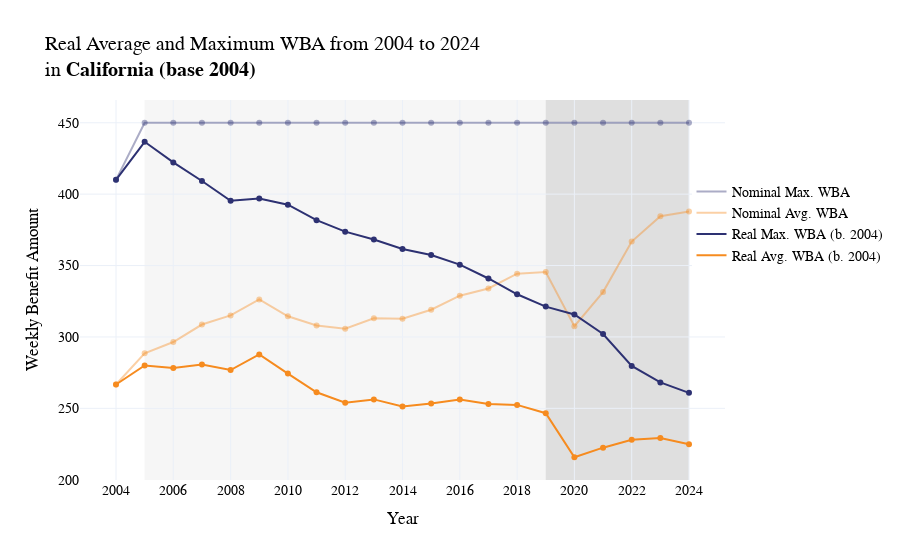

The notebook cell saved with this chart:
### Code cell
pio.templates.default = 'plotly_white'

fig1 = px.line(data_frame = ca_realwba_trend, 
             x = "Year", 
             y = "Real Average WBA (base 2004, region)",
              )
fig1.update_traces(line=dict(color = 'rgba(246, 139, 31,1)'), name="Real Avg. WBA (b. 2004)", showlegend=True)

fig2 = px.scatter(data_frame = ca_realwba_trend, 
                x = "Year", 
                y = "Real Average WBA (base 2004, region)",
                color_discrete_sequence=["rgb(246, 139, 31)"])

fig3 = px.line(data_frame = ca_realwba_trend, 
             x = "Year", 
             y = "Real Maximum WBA (base 2004, region)")
fig3.update_traces(line=dict(color = "rgba(45, 49, 114, 1)"), name="Real Max. WBA (b. 2004)", showlegend=True)

fig4= px.scatter(data_frame = ca_realwba_trend, 
                x = "Year", 
                y = "Real Maximum WBA (base 2004, region)",
                color_discrete_sequence=["rgba(45, 49, 114, 1)"])

fig5 = px.line(data_frame = ca_realwba_trend, 
             x = "Year", 
             y = "Average WBA",
            )
fig5.update_traces(line=dict(color = 'rgba(246, 139, 31, 0.4)'), name="Nominal Avg. WBA", showlegend=True)

fig6 = px.scatter(data_frame = ca_realwba_trend, 
                x = "Year", 
                y = "Average WBA",
                color_discrete_sequence=['rgba(246, 139, 31,0.4)'])

fig7 = px.line(data_frame = ca_realwba_trend, 
             x = "Year", 
             y = "Maximum WBA",
            )
fig7.update_traces(line=dict(color = 'rgba(45, 49, 114, 0.4)'), name="Nominal Max. WBA", showlegend=True)

fig8 = px.scatter(data_frame = ca_realwba_trend, 
                x = "Year", 
                y = "Maximum WBA",
                color_discrete_sequence=["rgba(45, 49, 114, 0.4)"])

fig1 = go.Figure(data=fig7.data + fig8.data + fig5.data + fig6.data + fig3.data + fig4.data + fig1.data + fig2.data)
fig1.update_layout(title_text="Real Average and Maximum WBA from 2004 to 2024 <br>in <b>California (base 2004)</b>",
                   xaxis_title="Year", yaxis_title="Weekly Benefit Amount",
                   font=dict(
                        family="Cambria",  
                        size=14,         
                        color="black",
                    ),
                   xaxis=dict(
                        tickmode='linear',   
                        tick0=2000,          
                        dtick=2              
                    ),
                   yaxis=dict(
                        tick0=200,          
                        dtick=50 
                    ),
                   legend=dict(
                        orientation="v",     
                        x=1.1,
                        xanchor="center",
                        y=0.8
                    )
                  )
fig1.add_shape(
    type="rect",
    x0=2005, x1=2024,  
    y0=0, y1=1,         
    xref="x",
    yref="paper",     
    fillcolor="lightgray",
    opacity=0.2,
    layer="below",    
    line_width=0
)
fig1.add_shape(
    type="rect",
    x0=2019, x1=2024,  
    y0=0, y1=1,         
    xref="x",
    yref="paper",     
    fillcolor="gray",
    opacity=0.2,
    layer="below",    
    line_width=0
)

### Figure 1 — Plotly figure (JSON) as saved in the notebook; plotly's stock layout.template omitted (floating-point values rounded to 4 significant figures)
{"data": [{"hovertemplate": "Year=%{x}<br>Maximum WBA=%{y}<extra></extra>", "legendgroup": "", "line": {"color": "rgba(45, 49, 114, 0.4)", "dash": "solid"}, "marker": {"symbol": "circle"}, "mode": "lines", "name": "Nominal Max. WBA", "orientation": "v", "showlegend": true, "type": "scatter", "x": [2004, 2005, 2006, 2007, 2008, 2009, 2010, 2011, 2012, 2013, 2014, 2015, 2016, 2017, 2018, 2019, 2020, 2021, 2022, 2023, 2024], "xaxis": "x", "y": [410, 450, 450, 450, 450, 450, 450, 450, 450, 450, 450, 450, 450, 450, 450, 450, 450, 450, 450, 450, 450], "yaxis": "y"}, {"hovertemplate": "Year=%{x}<br>Maximum WBA=%{y}<extra></extra>", "legendgroup": "", "marker": {"color": "rgba(45, 49, 114, 0.4)", "symbol": "circle"}, "mode": "markers", "name": "", "orientation": "v", "showlegend": false, "type": "scatter", "x": [2004, 2005, 2006, 2007, 2008, 2009, 2010, 2011, 2012, 2013, 2014, 2015, 2016, 2017, 2018, 2019, 2020, 2021, 2022, 2023, 2024], "xaxis": "x", "y": [410, 450, 450, 450, 450, 450, 450, 450, 450, 450, 450, 450, 450, 450, 450, 450, 450, 450, 450, 450, 450], "yaxis": "y"}, {"hovertemplate": "Year=%{x}<br>Average WBA=%{y}<extra></extra>", "legendgroup": "", "line": {"color": "rgba(246, 139, 31, 0.4)", "dash": "solid"}, "marker": {"symbol": "circle"}, "mode": "lines", "name": "Nominal Avg. WBA", "orientation": "v", "showlegend": true, "type": "scatter", "x": [2004, 2005, 2006, 2007, 2008, 2009, 2010, 2011, 2012, 2013, 2014, 2015, 2016, 2017, 2018, 2019, 2020, 2021, 2022, 2023, 2024], "xaxis": "x", "y": [266.7, 288.6, 296.5, 308.7, 315.1, 326.2, 314.5, 308.0, 305.8, 313.1, 312.8, 319.1, 328.9, 333.9, 344.3, 345.4, 307.5, 331.4, 366.8, 384.6, 387.8], "yaxis": "y"}, {"hovertemplate": "Year=%{x}<br>Average WBA=%{y}<extra></extra>", "legendgroup": "", "marker": {"color": "rgba(246, 139, 31,0.4)", "symbol": "circle"}, "mode": "markers", "name": "", "orientation": "v", "showlegend": false, "type": "scatter", "x": [2004, 2005, 2006, 2007, 2008, 2009, 2010, 2011, 2012, 2013, 2014, 2015, 2016, 2017, 2018, 2019, 2020, 2021, 2022, 2023, 2024], "xaxis": "x", "y": [266.7, 288.6, 296.5, 308.7, 315.1, 326.2, 314.5, 308.0, 305.8, 313.1, 312.8, 319.1, 328.9, 333.9, 344.3, 345.4, 307.5, 331.4, 366.8, 384.6, 387.8], "yaxis": "y"}, {"hovertemplate": "Year=%{x}<br>Real Maximum WBA (base 2004, region)=%{y}<extra></extra>", "legendgroup": "", "line": {"color": "rgba(45, 49, 114, 1)", "dash": "solid"}, "marker": {"symbol": "circle"}, "mode": "lines", "name": "Real Max. WBA (b. 2004)", "orientation": "v", "showlegend": true, "type": "scatter", "x": [2004, 2005, 2006, 2007, 2008, 2009, 2010, 2011, 2012, 2013, 2014, 2015, 2016, 2017, 2018, 2019, 2020, 2021, 2022, 2023, 2024], "xaxis": "x", "y": [410, 436.6, 422.2, 409.2, 395.4, 396.9, 392.6, 381.8, 373.8, 368.3, 361.6, 357.4, 350.6, 340.9, 329.9, 321.2, 315.8, 302.1, 279.7, 268.2, 260.9], "yaxis": "y"}, {"hovertemplate": "Year=%{x}<br>Real Maximum WBA (base 2004, region)=%{y}<extra></extra>", "legendgroup": "", "marker": {"color": "rgba(45, 49, 114, 1)", "symbol": "circle"}, "mode": "markers", "name": "", "orientation": "v", "showlegend": false, "type": "scatter", "x": [2004, 2005, 2006, 2007, 2008, 2009, 2010, 2011, 2012, 2013, 2014, 2015, 2016, 2017, 2018, 2019, 2020, 2021, 2022, 2023, 2024], "xaxis": "x", "y": [410, 436.6, 422.2, 409.2, 395.4, 396.9, 392.6, 381.8, 373.8, 368.3, 361.6, 357.4, 350.6, 340.9, 329.9, 321.2, 315.8, 302.1, 279.7, 268.2, 260.9], "yaxis": "y"}, {"hovertemplate": "Year=%{x}<br>Real Average WBA (base 2004, region)=%{y}<extra></extra>", "legendgroup": "", "line": {"color": "rgba(246, 139, 31,1)", "dash": "solid"}, "marker": {"symbol": "circle"}, "mode": "lines", "name": "Real Avg. WBA (b. 2004)", "orientation": "v", "showlegend": true, "type": "scatter", "x": [2004, 2005, 2006, 2007, 2008, 2009, 2010, 2011, 2012, 2013, 2014, 2015, 2016, 2017, 2018, 2019, 2020, 2021, 2022, 2023, 2024], "xaxis": "x", "y": [266.7, 280, 278.2, 280.7, 276.9, 287.7, 274.4, 261.3, 254.0, 256.3, 251.3, 253.4, 256.3, 253, 252.4, 246.6, 215.8, 222.5, 228.0, 229.2, 224.8], "yaxis": "y"}, {"hovertemplate": "Year=%{x}<br>Real Average WBA (base 2004, region)=%{y}<extra></extra>", "legendgroup": "", "marker": {"color": "rgb(246, 139, 31)", "symbol": "circle"}, "mode": "markers", "name": "", "orientation": "v", "showlegend": false, "type": "scatter", "x": [2004, 2005, 2006, 2007, 2008, 2009, 2010, 2011, 2012, 2013, 2014, 2015, 2016, 2017, 2018, 2019, 2020, 2021, 2022, 2023, 2024], "xaxis": "x", "y": [266.7, 280, 278.2, 280.7, 276.9, 287.7, 274.4, 261.3, 254.0, 256.3, 251.3, 253.4, 256.3, 253, 252.4, 246.6, 215.8, 222.5, 228.0, 229.2, 224.8], "yaxis": "y"}], "layout": {"autosize": true, "font": {"color": "black", "family": "Cambria", "size": 14}, "legend": {"orientation": "v", "x": 1.1, "xanchor": "center", "y": 0.8}, "shapes": [{"fillcolor": "lightgray", "layer": "below", "line": {"width": 0}, "opacity": 0.2, "type": "rect", "x0": 2005, "x1": 2024, "xref": "x", "y0": 0, "y1": 1, "yref": "paper"}, {"fillcolor": "gray", "layer": "below", "line": {"width": 0}, "opacity": 0.2, "type": "rect", "x0": 2019, "x1": 2024, "xref": "x", "y0": 0, "y1": 1, "yref": "paper"}], "title": {"text": "Real Average and Maximum WBA from 2004 to 2024 <br>in <b>California (base 2004)</b>"}, "xaxis": {"autorange": true, "dtick": 2, "range": [2003.0, 2025.0], "tick0": 2000, "tickmode": "linear", "title": {"text": "Year"}, "type": "linear"}, "yaxis": {"autorange": true, "dtick": 50, "range": [196.4, 469.3], "tick0": 200, "title": {"text": "Weekly Benefit Amount"}, "type": "linear"}}}
